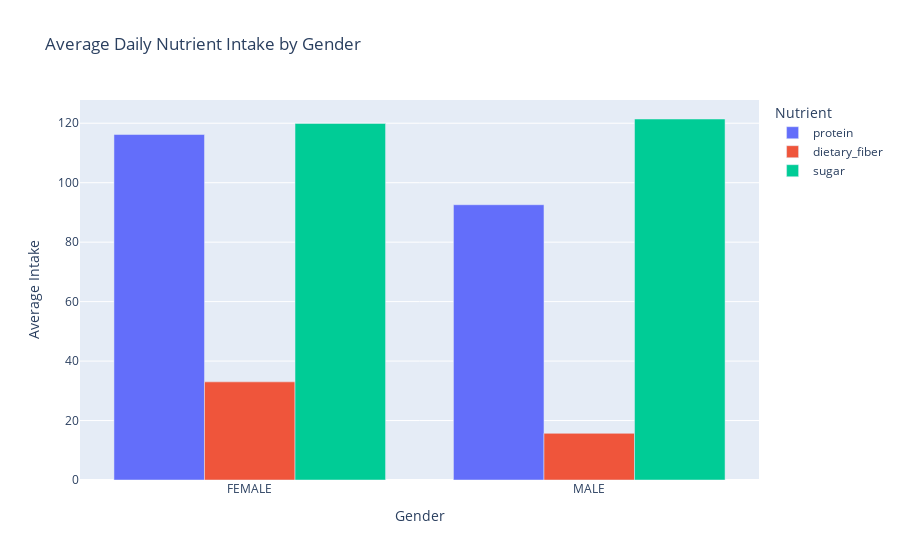

The notebook cell this image was saved under:
### Code cell
# Reshape data: Convert columns into long format for grouped bar plot
melted_data = avg_daily_intake.melt(id_vars=['Gender'], 
                                    value_vars=['protein', 'dietary_fiber', 'sugar'], 
                                    var_name='Nutrient', 
                                    value_name='Average Intake')

# Create grouped bar chart
fig = px.bar(melted_data, x='Gender', y='Average Intake', color='Nutrient',
             barmode='group', title='Average Daily Nutrient Intake by Gender')

fig.show()

### Figure 1 — Plotly figure (JSON) as saved in the notebook; plotly's stock layout.template omitted (floating-point values rounded to 4 significant figures)
{"data": [{"alignmentgroup": "True", "hovertemplate": "Nutrient=protein<br>Gender=%{x}<br>Average Intake=%{y}<extra></extra>", "legendgroup": "protein", "marker": {"color": "#636efa", "pattern": {"shape": ""}}, "name": "protein", "offsetgroup": "protein", "orientation": "v", "showlegend": true, "textposition": "auto", "type": "bar", "x": ["FEMALE", "MALE"], "xaxis": "x", "y": [116.2, 92.59], "yaxis": "y"}, {"alignmentgroup": "True", "hovertemplate": "Nutrient=dietary_fiber<br>Gender=%{x}<br>Average Intake=%{y}<extra></extra>", "legendgroup": "dietary_fiber", "marker": {"color": "#EF553B", "pattern": {"shape": ""}}, "name": "dietary_fiber", "offsetgroup": "dietary_fiber", "orientation": "v", "showlegend": true, "textposition": "auto", "type": "bar", "x": ["FEMALE", "MALE"], "xaxis": "x", "y": [33.01, 15.69], "yaxis": "y"}, {"alignmentgroup": "True", "hovertemplate": "Nutrient=sugar<br>Gender=%{x}<br>Average Intake=%{y}<extra></extra>", "legendgroup": "sugar", "marker": {"color": "#00cc96", "pattern": {"shape": ""}}, "name": "sugar", "offsetgroup": "sugar", "orientation": "v", "showlegend": true, "textposition": "auto", "type": "bar", "x": ["FEMALE", "MALE"], "xaxis": "x", "y": [119.9, 121.4], "yaxis": "y"}], "layout": {"barmode": "group", "legend": {"title": {"text": "Nutrient"}, "tracegroupgap": 0}, "title": {"text": "Average Daily Nutrient Intake by Gender"}, "xaxis": {"anchor": "y", "domain": [0, 1], "title": {"text": "Gender"}}, "yaxis": {"anchor": "x", "domain": [0, 1], "title": {"text": "Average Intake"}}}}
